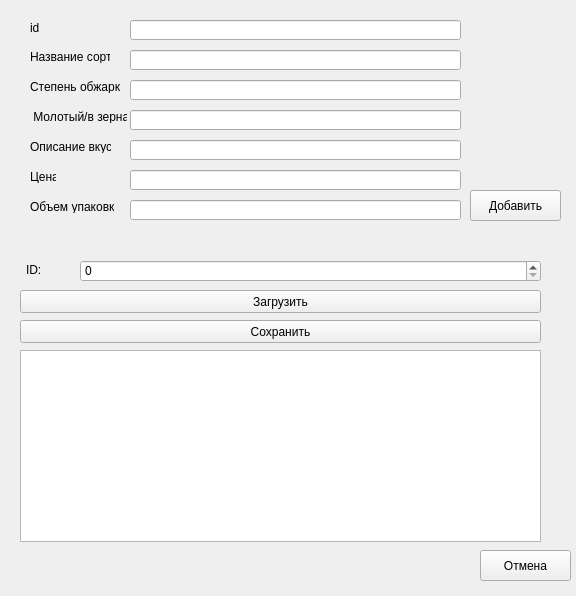
<?xml version="1.0" encoding="UTF-8"?>
<ui version="4.0">
 <class>Form</class>
 <widget class="QWidget" name="Form">
  <property name="geometry">
   <rect>
    <x>0</x>
    <y>0</y>
    <width>576</width>
    <height>596</height>
   </rect>
  </property>
  <property name="windowTitle">
   <string>Form</string>
  </property>
  <widget class="QPushButton" name="pushButton">
   <property name="geometry">
    <rect>
     <x>470</x>
     <y>190</y>
     <width>91</width>
     <height>31</height>
    </rect>
   </property>
   <property name="text">
    <string>Добавить</string>
   </property>
  </widget>
  <widget class="QPushButton" name="pushButton_2">
   <property name="geometry">
    <rect>
     <x>480</x>
     <y>550</y>
     <width>91</width>
     <height>31</height>
    </rect>
   </property>
   <property name="text">
    <string>Отмена</string>
   </property>
  </widget>
  <widget class="QLabel" name="label_8">
   <property name="geometry">
    <rect>
     <x>26</x>
     <y>260</y>
     <width>51</width>
     <height>20</height>
    </rect>
   </property>
   <property name="text">
    <string>ID:</string>
   </property>
  </widget>
  <widget class="QSpinBox" name="spinBox">
   <property name="geometry">
    <rect>
     <x>80</x>
     <y>260</y>
     <width>461</width>
     <height>22</height>
    </rect>
   </property>
  </widget>
  <widget class="QPushButton" name="pushButton_3">
   <property name="geometry">
    <rect>
     <x>20</x>
     <y>290</y>
     <width>521</width>
     <height>23</height>
    </rect>
   </property>
   <property name="text">
    <string>Загрузить</string>
   </property>
  </widget>
  <widget class="QPushButton" name="pushButton_4">
   <property name="geometry">
    <rect>
     <x>20</x>
     <y>320</y>
     <width>521</width>
     <height>23</height>
    </rect>
   </property>
   <property name="text">
    <string>Сохранить</string>
   </property>
  </widget>
  <widget class="QTableWidget" name="tableWidget">
   <property name="geometry">
    <rect>
     <x>20</x>
     <y>350</y>
     <width>521</width>
     <height>192</height>
    </rect>
   </property>
  </widget>
  <widget class="QLineEdit" name="lineEdit">
   <property name="geometry">
    <rect>
     <x>130</x>
     <y>20</y>
     <width>331</width>
     <height>20</height>
    </rect>
   </property>
  </widget>
  <widget class="QLabel" name="label">
   <property name="geometry">
    <rect>
     <x>30</x>
     <y>20</y>
     <width>91</width>
     <height>16</height>
    </rect>
   </property>
   <property name="text">
    <string>id</string>
   </property>
  </widget>
  <widget class="QLineEdit" name="lineEdit_2">
   <property name="geometry">
    <rect>
     <x>130</x>
     <y>50</y>
     <width>331</width>
     <height>20</height>
    </rect>
   </property>
  </widget>
  <widget class="QLabel" name="label_2">
   <property name="geometry">
    <rect>
     <x>30</x>
     <y>50</y>
     <width>80</width>
     <height>13</height>
    </rect>
   </property>
   <property name="text">
    <string>Название сорта</string>
   </property>
  </widget>
  <widget class="QLineEdit" name="lineEdit_3">
   <property name="geometry">
    <rect>
     <x>130</x>
     <y>80</y>
     <width>331</width>
     <height>20</height>
    </rect>
   </property>
  </widget>
  <widget class="QLabel" name="label_3">
   <property name="geometry">
    <rect>
     <x>30</x>
     <y>80</y>
     <width>90</width>
     <height>13</height>
    </rect>
   </property>
   <property name="text">
    <string>Степень обжарки</string>
   </property>
  </widget>
  <widget class="QLineEdit" name="lineEdit_4">
   <property name="geometry">
    <rect>
     <x>130</x>
     <y>110</y>
     <width>331</width>
     <height>20</height>
    </rect>
   </property>
  </widget>
  <widget class="QLabel" name="label_4">
   <property name="geometry">
    <rect>
     <x>30</x>
     <y>110</y>
     <width>97</width>
     <height>13</height>
    </rect>
   </property>
   <property name="text">
    <string> Молотый/в зернах</string>
   </property>
  </widget>
  <widget class="QLineEdit" name="lineEdit_5">
   <property name="geometry">
    <rect>
     <x>130</x>
     <y>140</y>
     <width>331</width>
     <height>20</height>
    </rect>
   </property>
  </widget>
  <widget class="QLabel" name="label_5">
   <property name="geometry">
    <rect>
     <x>30</x>
     <y>140</y>
     <width>81</width>
     <height>13</height>
    </rect>
   </property>
   <property name="text">
    <string>Описание вкуса</string>
   </property>
  </widget>
  <widget class="QLineEdit" name="lineEdit_6">
   <property name="geometry">
    <rect>
     <x>130</x>
     <y>170</y>
     <width>331</width>
     <height>20</height>
    </rect>
   </property>
  </widget>
  <widget class="QLabel" name="label_6">
   <property name="geometry">
    <rect>
     <x>30</x>
     <y>170</y>
     <width>26</width>
     <height>13</height>
    </rect>
   </property>
   <property name="text">
    <string>Цена</string>
   </property>
  </widget>
  <widget class="QLineEdit" name="lineEdit_7">
   <property name="geometry">
    <rect>
     <x>130</x>
     <y>200</y>
     <width>331</width>
     <height>20</height>
    </rect>
   </property>
  </widget>
  <widget class="QLabel" name="label_7">
   <property name="geometry">
    <rect>
     <x>30</x>
     <y>200</y>
     <width>84</width>
     <height>13</height>
    </rect>
   </property>
   <property name="text">
    <string>Объем упаковки</string>
   </property>
  </widget>
 </widget>
 <resources/>
 <connections/>
</ui>
